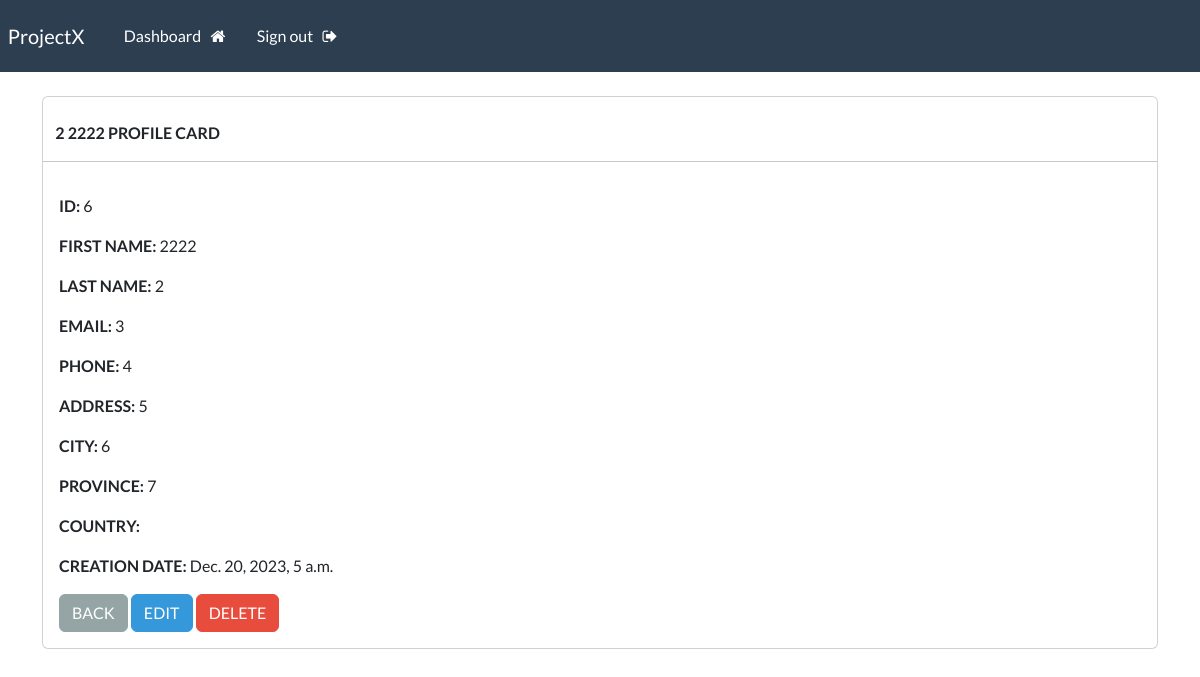
The app's page /record/6 (signed in) with its own data.
### webapp/models.py (models this page shows, shortened)
class Record(models.Model):
    creation_date = models.DateTimeField(auto_now_add=True)
    first_name = models.CharField(max_length=100)
    last_name = models.CharField(max_length=100)
    email = models.CharField(max_length=255)
    phone = models.CharField(max_length=20)
    address = models.CharField(max_length=300)
    city = models.CharField(max_length=255)
    province = models.CharField(max_length=200)
    country = models.CharField(max_length=125)

### webapp/views.py (the view)
# urls.py: path("record/<int:pk>", views.record, name="record"),
@login_required(login_url='my-login')
def record(request, pk):
    all_records = Record.objects.get(id=pk)
    context = {"record": all_records}
    return render(request, 'webapp/view-record.html', context=context)

### webapp/templates/webapp/view-record.html (shortened to what this page needs)
{% extends 'webapp/base.html' %}
{% block content %}
    <body>
        <br>
        <main class="card">
            <strong>
                <br>
                {{record.last_name|upper}}
                {{record.first_name|upper}}
                PROFILE CARD
            </strong>
            <hr>
            <article class="card-body">
                <p><strong>ID: </strong>{{record.id}}</p>
                <p><strong>FIRST NAME: </strong>{{record.first_name}}</p>
                <p><strong>LAST NAME: </strong>{{record.last_name}}</p>
                <p><strong>EMAIL: </strong>{{record.email}}</p>
                <p><strong>PHONE: </strong>{{record.phone}}</p>
                <p><strong>ADDRESS: </strong>{{record.address}}</p>
                <p><strong>CITY: </strong>{{record.city}}</p>
                <p><strong>PROVINCE: </strong>{{record.province}}</p>
                <p><strong>COUNTRY: </strong>{{record.county}}</p>
                <p><strong>CREATION DATE: </strong>{{record.creation_date}}</p>
                <a class="btn btn-secondary" href="{% url 'dashboard' %}">BACK</a>
                <a class="btn btn-info" href="{% url 'update-record' record.id %}">EDIT</a>
                <a class="btn btn-danger" href="{% url 'delete-record' record.id %}">DELETE</a>
            </article>
        </main>
    </body>
{% endblock %}

### records on screen
Record: last_name "2", first_name "2222", id "6", email "3", phone "4", address "5", city "6", province "7", creation_date "Dec. 20, 2023, 5 a.m."
